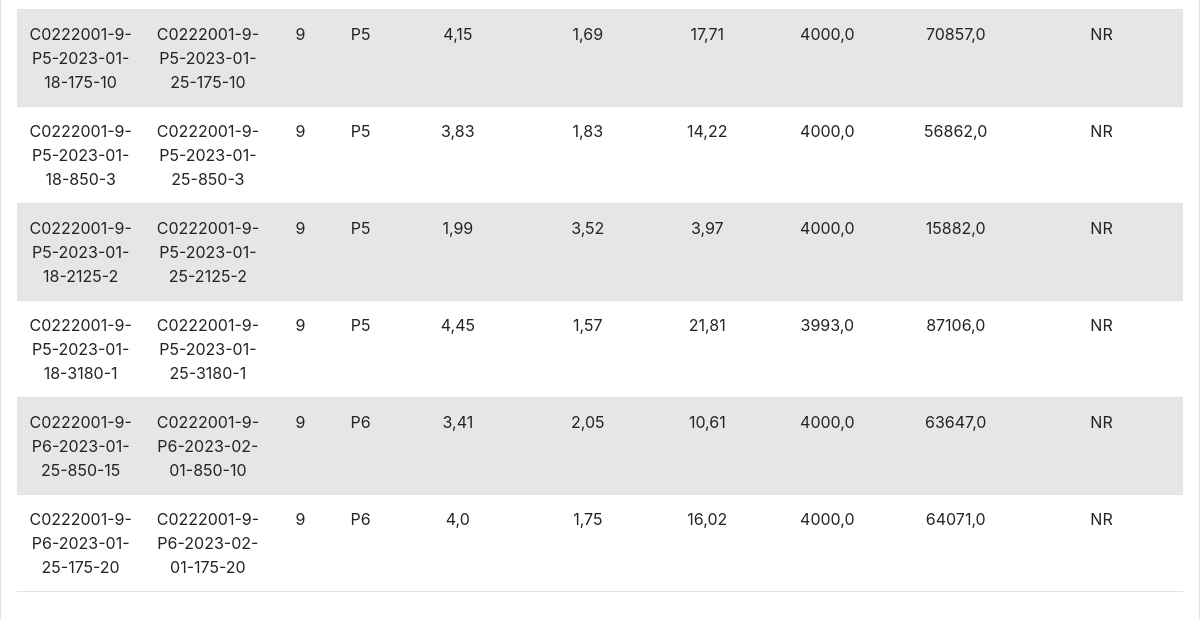
Page /datos/ (signed in, lower part) on the earlier database version.
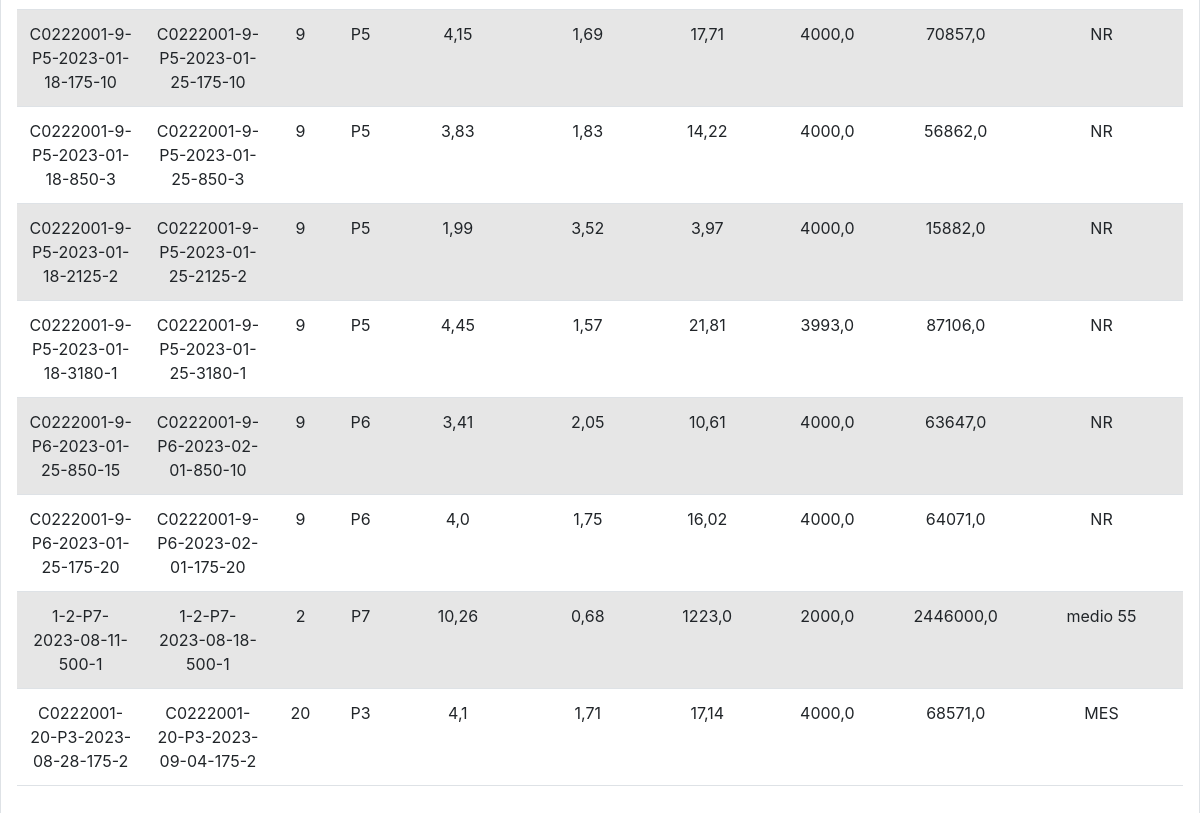
Same page on the later database version.
### formularios/models.py (models this page shows, shortened)
class Dato(models.Model):
    cci = models.CharField(max_length=10 , default="")
    medioSiembra = models.CharField(max_length=50 , default="NR", editable=True)
    siembra = models.ForeignKey(Siembra, on_delete=models.CASCADE)
    cosecha = models.ForeignKey(Cosecha, on_delete=models.CASCADE)
    generaciones = models.FloatField()
    tiempoDuplicacion = models.FloatField()
    relacionExpansion = models.FloatField()
    loteDatos = models.CharField(default="000", max_length=50)
    pase = models.CharField(default="000", max_length=50)
    densidadCosecha = models.FloatField(default=0.0,  max_length=10)
    densidadSiembra = models.FloatField(default=0.0,  max_length=10)
    datoId = models.CharField(max_length=50, primary_key=True)

class Siembra(models.Model):
    cci = models.CharField(max_length=10, default="")
    medioSiembra = models.CharField(max_length=50, default="NR", editable=True)
    loteSimbra = models.CharField(max_length=50)
    fechaSiembra = models.DateField()
    paseSiembra = models.CharField(choices=[('P0', 'P0'),('P1', 'P1'), ('P2', 'P2'), ('P3', 'P3'), ('P4', 'P4'), ('P5', 'P5'), ('P6', 'P6'), ('P7', 'P7')] , max_length=10)
    areaFrascosSiembra = models.IntegerField(choices=[(25, 'T25'), (75, 'T75'), (175, 'T175'), (850, 'CR Liso'), (2125, 'CR Corrugado'), (1272, 'CS 2p'), (3180, 'CS 5p'), (6360, 'CS 10p'), (500, 'TripleFlask'),  (0, 'Crioviales')])
    numFrascosSiembra = models.IntegerField()
    numCelulasSembradasXFrasco = models.FloatField()
    densidadSiembra = models.IntegerField()
    siembraId = models.CharField(max_length=50, unique=True, primary_key=True)
    totalSiembra = models.FloatField(max_length=10)
    def __str__(self):
        return self.siembraId

class Cosecha(models.Model):
    cci = models.CharField(max_length=10, default="")
    loteCosecha = models.CharField(default="", max_length=50)
    fechaCosecha = models.DateField()
    paseCosecha = models.CharField(choices=[('P0', 'P0'),('P1', 'P1'), ('P2', 'P2'), ('P3', 'P3'), ('P4', 'P4'), ('P5', 'P5'), ('P6', 'P6'), ('P7', 'P7')] , max_length=10)
    areaFrascosCosecha = models.IntegerField(choices=[(25, 'T25'), (75, 'T75'), (175, 'T175'), (850, 'CR Liso'), (2125, 'CR Corrugado'),(1272, 'CS 2p'), (3180, 'CS 5p'), (6360, 'CS 10p'), (500, 'TripleFlask'), (0, 'Crioviales')])
    numFrascosCosecha = models.IntegerField()
    confluenciaCosecha = models.FloatField()
    tiempoCultivoDias = models.IntegerField()
    numCelulasObtenidas = models.FloatField()
    viabilidadCosecha = models.IntegerField()
    siembra = models.ForeignKey(Siembra, on_delete=models.CASCADE)
    densidadCosecha = models.IntegerField()
    totalObtenidas = models.FloatField()
    cosechaId = models.CharField(max_length=50, unique=True, primary_key=True)
    def __str__(self):
        return self.cosechaId

### formularios/views.py (the view)
# urls.py: path('datos/', views.datos, name='datos'),
@login_required
def datos(request):
    datos = models.Dato.objects.all()
    return render(request, 'formularios/datos.html', {'datos':datos} )

### formularios/templates/formularios/datos.html (shortened to what this page needs)
{% extends 'formularios/base.html' %}
{% block content %}
    <table class="table table-striped" >
        <tbody>
            {% for i in datos %}
            <tr>
              <td>{{ i.siembra }}</td>
              <td>{{ i.cosecha }}</td>
              <td>{{i.loteDatos}}</td>
              <td>{{ i.pase }}</td>
              <td>{{ i.generaciones }}</td>
              <td>{{i.tiempoDuplicacion}}</td>
              <td>{{i.relacionExpansion}}</td>
              <td>{{i.densidadSiembra}}</td>
              <td>{{i.densidadCosecha}}</td>
              <td>{{i.medioSiembra}}</td>
            </tr>
          {% endfor %}
        </tbody>
    </table>
{% endblock %}

### formularios/templates/formularios/base.html (shortened to what this page needs)
<!DOCTYPE html>
<html lang="en">
  <head>
    <link
      href="https://cdn.jsdelivr.net/npm/bootstrap@5.0.0-beta1/dist/css/bootstrap.min.css"
      rel="stylesheet"
    />
    <link
      rel="stylesheet"
      href="https://cdn.jsdelivr.net/npm/sweetalert2@11.1.4/dist/sweetalert2.min.css"
    />
    {% load static %} {% load bootstrap4 %} {% bootstrap_css %}
  </head>
  <body>
    <div class="p-3 my-3 border">{% block content %} {% endblock %}</div>
  </body>
</html>

### formularios/templates/formularios/datos.html (style rules this page uses)
table { margin: 0 auto; text-align: center; }

Differences in the rows shown:
added Dato: siembra "1-2-P7-2023-08-11-500-1", cosecha "1-2-P7-2023-08-18-500-1", loteDatos "2", pase "P7", generaciones "10,26", tiempoDuplicacion "0,68", relacionExpansion "1223,0", densidadSiembra "2000,0", densidadCosecha "2446000,0", medioSiembra "medio 55"
added Dato: siembra "C0222001-20-P3-2023-08-28-175-2", cosecha "C0222001-20-P3-2023-09-04-175-2", loteDatos "20", pase "P3", generaciones "4,1", tiempoDuplicacion "1,71", relacionExpansion "17,14", densidadSiembra "4000,0", densidadCosecha "68571,0", medioSiembra "MES"
